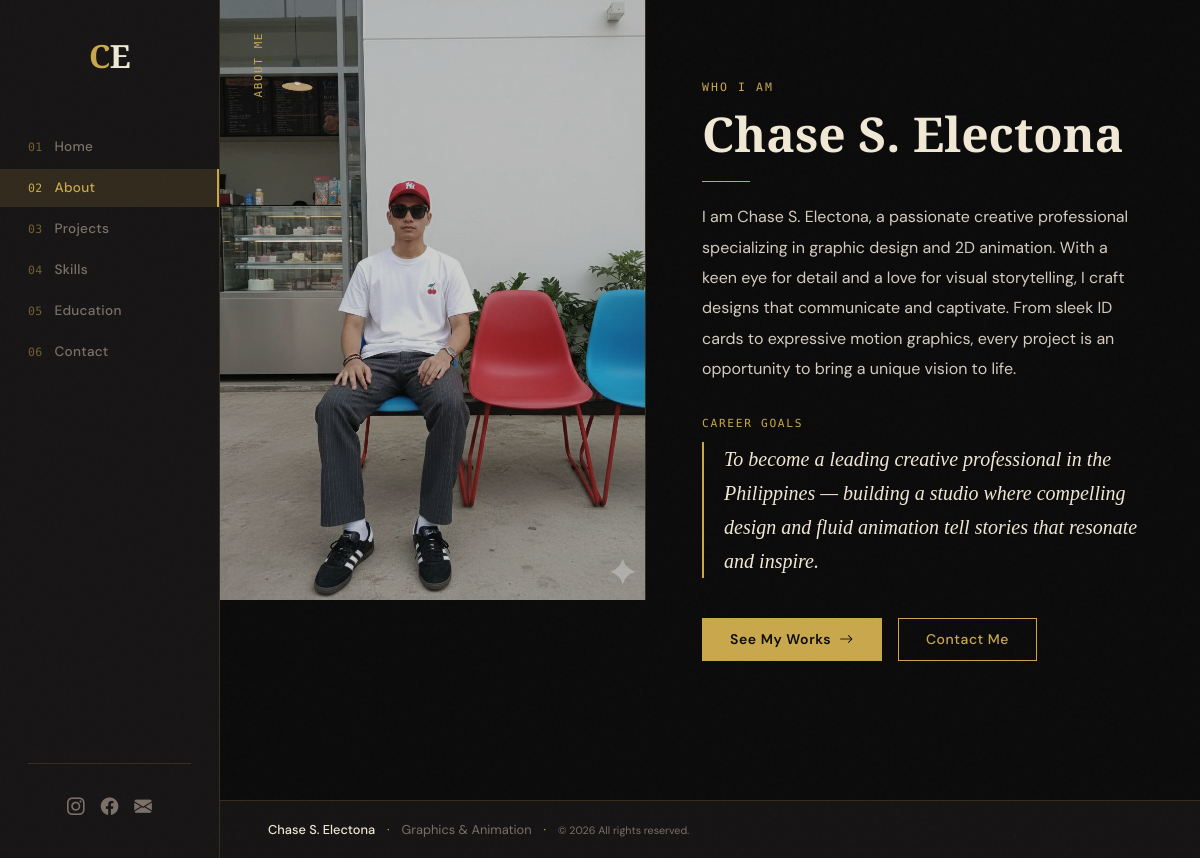
The page /about/ on the database its author committed.
### portfolio/models.py (models this page shows, shortened)
class Profile(models.Model):
    name = models.CharField(max_length=100)
    tagline = models.CharField(max_length=200)
    about = models.TextField()
    career_goals = models.TextField()
    email = models.EmailField()
    behance = models.URLField(blank=True)
    instagram = models.URLField(blank=True)
    facebook = models.URLField(blank=True)
    photo = models.ImageField(upload_to='profile/', blank=True, null=True)
    class Meta:
        verbose_name = 'Profile'

### portfolio/views.py (the view)
# urls.py: path('about/',     views.about,     name='about'),
def about(request):
    profile = get_profile()
    return render(request, 'portfolio/about.html', {'profile': profile})

### portfolio/views.py (called while the page is built)
def get_profile():
    return Profile.objects.first()

### portfolio/templates/portfolio/about.html (shortened to what this page needs)
{% extends 'portfolio/base.html' %}
{% block content %}
<section class="about-section">
  <div class="about-photo-col">
    {% if profile and profile.photo %}
      <img src="{{ profile.photo.url }}" alt="{{ profile.name }}" />
    {% else %}
      <div style="display:flex;align-items:center;justify-content:center;width:100%;height:100%;font-size:8rem;color:var(--text-muted);opacity:.2;">
        <i class="bi bi-person-bounding-box"></i>
      </div>
    {% endif %}
    <div class="about-label">About Me</div>
  </div>
  <div class="about-text-col">
    <div class="section-eyebrow">Who I Am</div>
    <h1 class="section-title">{{ profile.name|default:"Chase S. Electona" }}</h1>
    <div class="divider-line"></div>
    <p class="about-body">{{ profile.about|default:"A passionate graphic designer and animator with a strong eye for detail and a love for visual storytelling." }}</p>
    {% if profile and profile.career_goals %}
    <div class="about-goals-label">Career Goals</div>
    <blockquote class="about-goals">{{ profile.career_goals }}</blockquote>
    {% endif %}
    <div style="display:flex;gap:1rem;margin-top:2.5rem;flex-wrap:wrap;">
      <a href="{% url 'projects' %}" class="btn-gold">See My Works <i class="bi bi-arrow-right"></i></a>
      <a href="{% url 'contact' %}" class="btn-outline-gold">Contact Me</a>
    </div>
  </div>
</section>
{% endblock %}

### portfolio/templates/portfolio/base.html (shortened to what this page needs)
<!DOCTYPE html>
<html lang="en">
<head>
  <link href="https://cdn.jsdelivr.net/npm/bootstrap-icons@1.11.3/font/bootstrap-icons.css" rel="stylesheet" />
  {% load static %}
  <link rel="stylesheet" href="{% static 'portfolio/css/style.css' %}" />
</head>
<body>
<nav class="sidenav" id="sideNav">
  <div class="sidenav-logo">
    <a href="{% url 'home' %}" class="logo-mark">
      <span class="logo-c">C</span><span class="logo-e">E</span>
    </a>
  </div>
  <ul class="sidenav-links">
    <li><a href="{% url 'home' %}" class="nav-link {% if request.resolver_match.url_name == 'home' %}active{% endif %}"><span class="nav-num">01</span><span class="nav-label">Home</span></a></li>
    <li><a href="{% url 'about' %}" class="nav-link {% if request.resolver_match.url_name == 'about' %}active{% endif %}"><span class="nav-num">02</span><span class="nav-label">About</span></a></li>
    <li><a href="{% url 'projects' %}" class="nav-link {% if request.resolver_match.url_name == 'projects' %}active{% endif %}"><span class="nav-num">03</span><span class="nav-label">Projects</span></a></li>
    <li><a href="{% url 'skills' %}" class="nav-link {% if request.resolver_match.url_name == 'skills' %}active{% endif %}"><span class="nav-num">04</span><span class="nav-label">Skills</span></a></li>
    <li><a href="{% url 'education' %}" class="nav-link {% if request.resolver_match.url_name == 'education' %}active{% endif %}"><span class="nav-num">05</span><span class="nav-label">Education</span></a></li>
    <li><a href="{% url 'contact' %}" class="nav-link {% if request.resolver_match.url_name == 'contact' %}active{% endif %}"><span class="nav-num">06</span><span class="nav-label">Contact</span></a></li>
  </ul>
  <div class="sidenav-socials">
    {% if profile and profile.instagram %}<a href="{{ profile.instagram }}" target="_blank" title="Instagram"><i class="bi bi-instagram"></i></a>{% endif %}
    {% if profile and profile.facebook %}<a href="{{ profile.facebook }}" target="_blank" title="Facebook"><i class="bi bi-facebook"></i></a>{% endif %}
    {% if profile and profile.email %}<a href="mailto:{{ profile.email }}" title="Email"><i class="bi bi-envelope-fill"></i></a>{% endif %}
  </div>
</nav>
<main class="main-content">
  {% block content %}{% endblock %}
</main>
<footer class="site-footer">
  <div class="footer-inner">
    <span class="footer-name">{% if profile %}{{ profile.name }}{% else %}Chase S. Electona{% endif %}</span>
    <span class="footer-sep">·</span>
    <span class="footer-craft">Graphics &amp; Animation</span>
    <span class="footer-sep">·</span>
    <small>&copy; {% now "Y" %} All rights reserved.</small>
  </div>
</footer>
{% load static %}
</body>
</html>

### rows shown on the page
Profile: photo (picture), name "Chase S. Electona", about "I am Chase S. Electona, a passionate creative professional specializing in graphic design and 2D animation. With a keen eye for detail and a love for visual storytelling, I craft designs that communicate and captivate. From sleek ID cards to expressive motion graphics, every project is an opportunity to bring a unique vision to life.", career_goals "To become a leading creative professional in the Philippines — building a studio where compelling design and fluid animation tell stories that resonate and inspire."
